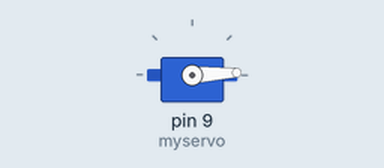
This sketch was run on a simulated Arduino Uno, built with avr-gcc and run on an emulated ATmega328P. Shown: servo.

Above: at 0.05 s.
At 2.5 s:
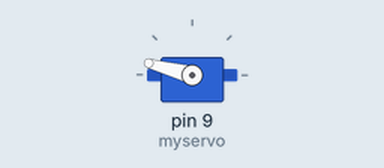
At 5.1 s:
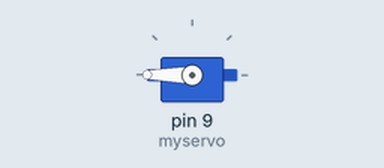
At 10.2 s:
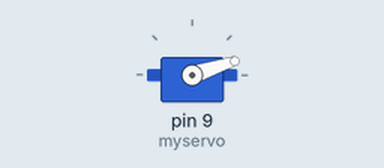
Timing chart, 0 to 17.5 s (numbered marks = the images above):
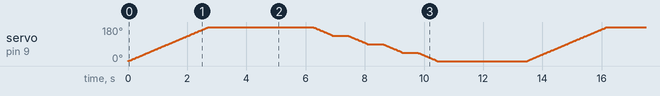

The sketch:

rotobox.ino
```cpp
#include <Servo.h>

Servo myservo;  // create servo object to control a servo
// twelve servo objects can be created on most boards


int pos = 0;    // variable to store the servo position

void setup() {

}

void loop() {
  myservo.attach(9);
  for (pos = 0; pos <= 180; pos += 1) { // goes from 0 degrees to 180 degrees
    // in steps of 1 degree
    myservo.write(pos);              // tell servo to go to position in variable 'pos'
    delay(15);                       // waits 15ms for the servo to reach the position
  }
  delay(3000);
  for (pos = 180; pos >= 0; pos -= 1) { // goes from 180 degrees to 0 degrees
    myservo.write(pos);              // tell servo to go to position in variable 'pos'
    if(pos !=0 && pos % 45 == 0)
      delay(500);
    delay(15);                       // waits 15ms for the servo to reach the position
  }
  //avoid buzz, reattach each cycle.
  myservo.detach();
  delay(3000);
}
```
